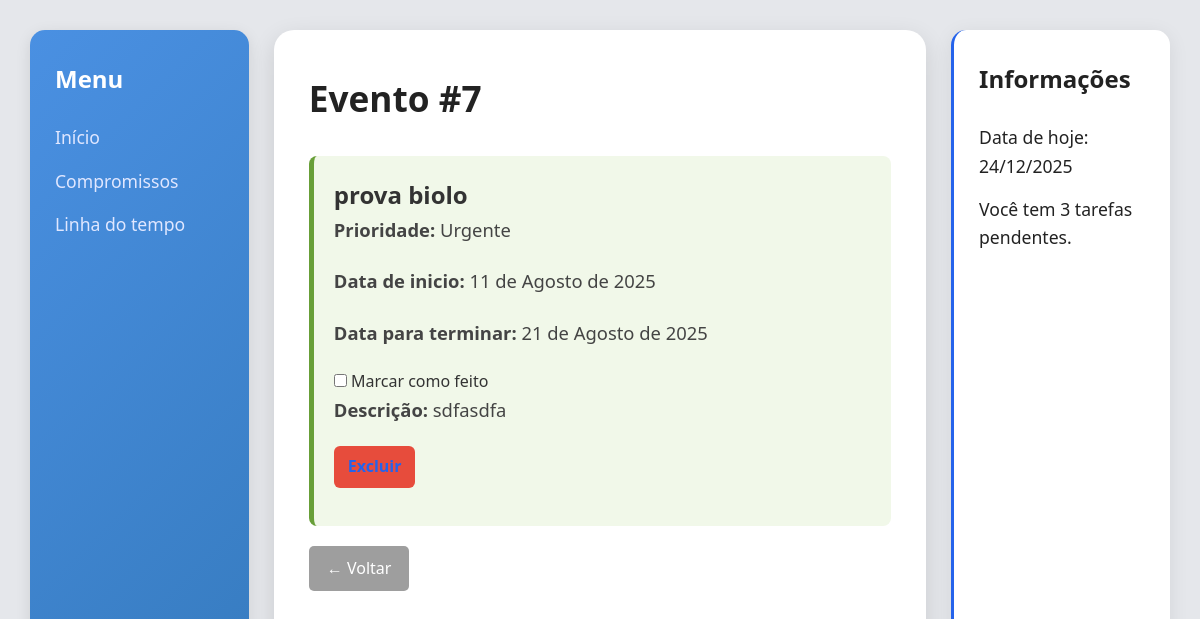
The page /detalhes/7 on the database as committed earlier.
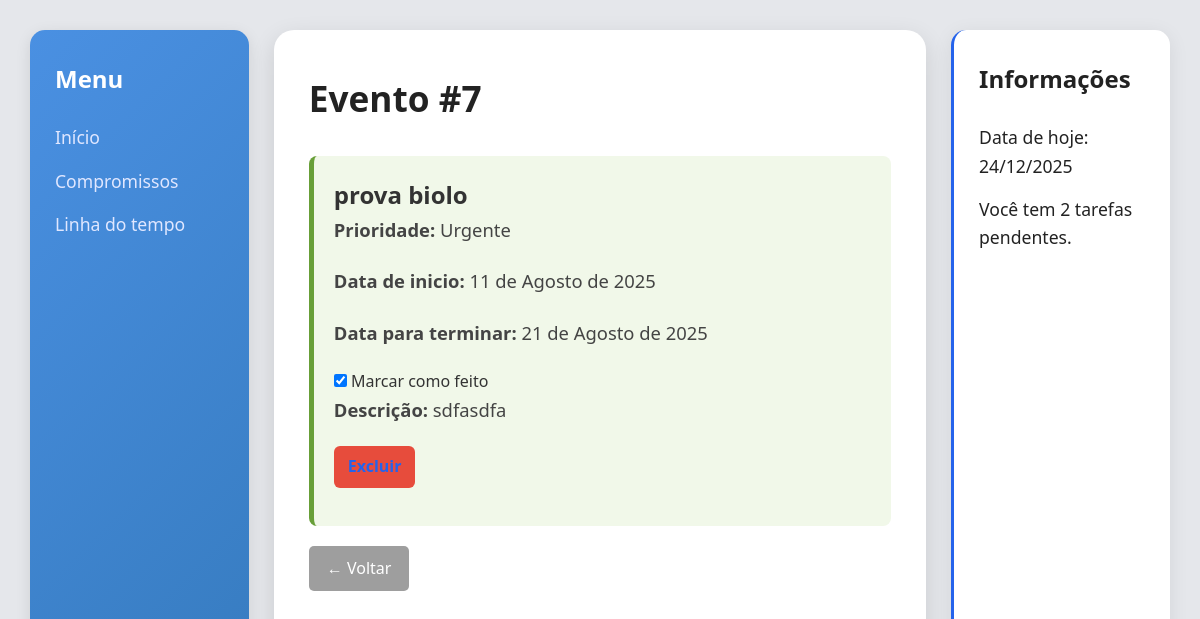
The same page on the database as committed later.
### main/models.py (models this page shows, shortened)
class DatasEventos(models.Model):
    PROPRIEDADES = [
        ('1', 'Urgente'),
        ('2', 'Importante'),
        ('3', 'Normal'),
        ('4', 'Sem prioridade')
    ]
    titulo = models.CharField(max_length=200)
    prioridade = models.CharField(max_length=20, choices=PROPRIEDADES, default='N')
    descricao = models.TextField()
    data_fim = models.DateField()
    data_inicio = models.DateField(auto_now_add=True)
    status = models.BooleanField(default=False)

### main/views.py (the view, shortened to what this page needs)
# urls.py: path('detalhes/<int:id>', views.detalhes, name='detalhes_evento'),
def detalhes(request, id):
    evento = get_object_or_404(DatasEventos,id=id)
    contexto = {'evento': evento, 'data_hoje': datahj(), 'tarefaspendentes': tarefaspendentes()}
    return render(request, 'detalhes.html', contexto)

### main/views.py (called while the page is built)
def datahj():
    data_hoje = datetime.date.today()
    data_hoje = data_hoje.strftime("%d/%m/%Y")
    data_hoje = str(data_hoje)
    return data_hoje

def tarefaspendentes():
    eventos = DatasEventos.objects.all()
    cont = 0
    for i in eventos:
        if i.status == False:
            cont += 1
    return cont

### templates/detalhes.html (shortened to what this page needs)
{% extends "base.html" %}
{% block cabeca %}
    {% load static %}
    <link rel="stylesheet" href="{% static 'css/detalhes.css' %}">
{% endblock %}
{% block conteudo %}
<main class="conteudo">
    <h1>Evento #{{ evento.id }}</h1>
    <div class="evento">
        <h2>{{ evento.titulo }}</h2>
        <p><strong>Prioridade:</strong> {{ evento.get_prioridade_display }}</p>
        <p><strong>Data de inicio:</strong> {{ evento.data_inicio }}</p>
        <p><strong>Data para terminar:</strong> {{ evento.data_fim }}</p>
        <form method="POST">
            <label>
                <input type="checkbox" name="status" onchange="this.form.submit()" {% if evento.status %}checked{% endif %}>
                Marcar como feito
            </label>
        </form>
        <p><strong>Descrição:</strong> {{ evento.descricao }}</p>
        <a href="{% url 'excluir_evento' id=evento.id %}"
            onclick="return confirm('Tem certeza que quer excluir?');"
            class="btn-excluir">
        Excluir
        </a>
    </div>
    <a href="{% url 'compromissos' %}" class="btn-voltar">← Voltar</a>
</main>
{% endblock %}

Rows that differ between the two databases and show on the page:
changed DatasEventos "prova biolo": status "☐" → "☑"
Other text that changed with them:
{{ tarefaspendentes }}: "3" → "2"
